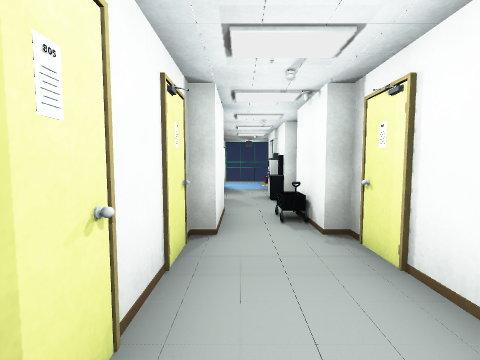
view 1 (above)

13 first-person views from a walk through a 3-D level made in the Unity game engine. The camera is 1.2 m above the floor, tilts 4° down and sees 90° across. The floor is counted in squares, 1 m on a side. Each view is taken from the middle of a square. On the plan, view 1 faces up. The plan holds only what a view shows up to about 12 squares ahead; the rest is blank. Door leaves are left out, so doorways stand open. Some surface patterns are stand-ins.

view 2
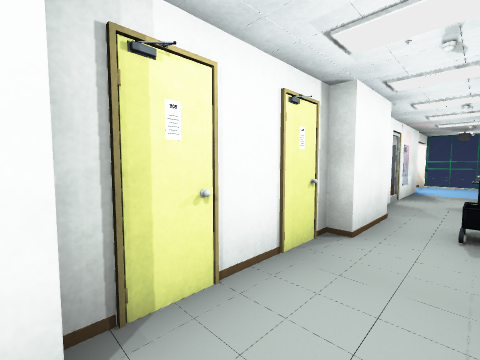

view 3
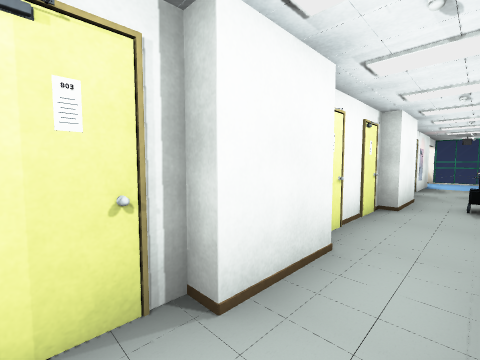

view 4
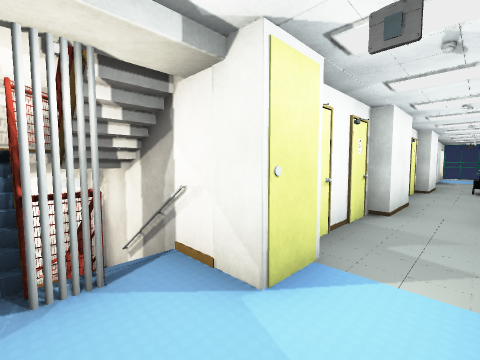

view 5
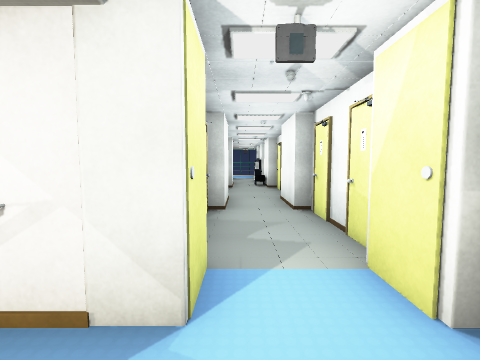

view 6
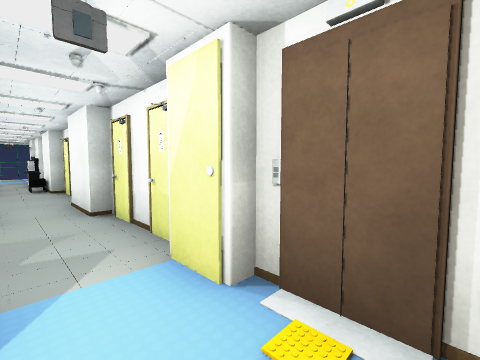

view 7
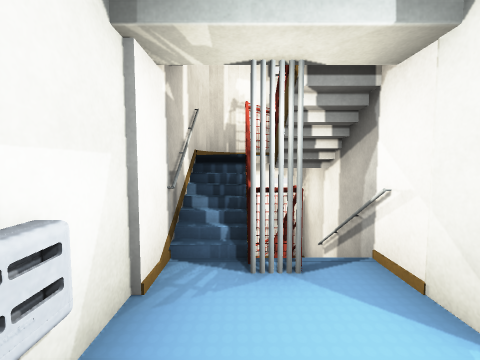

view 8
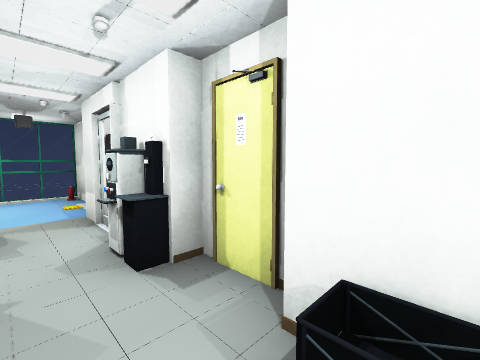

view 9
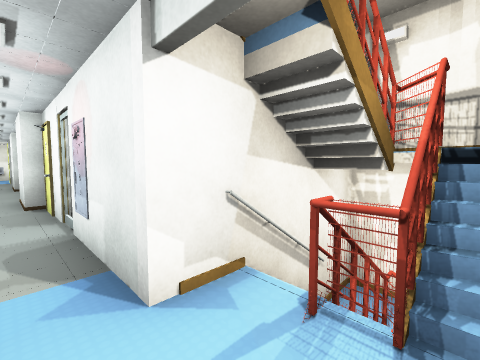

view 10
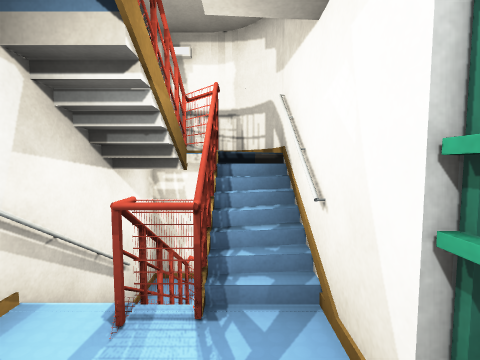

view 11
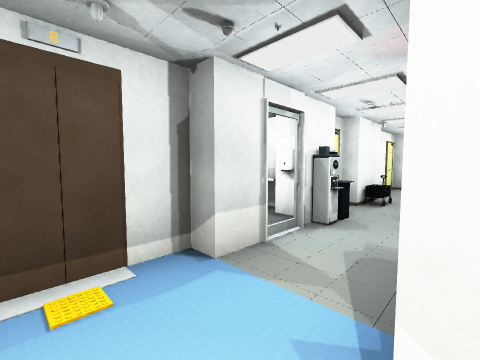

view 12
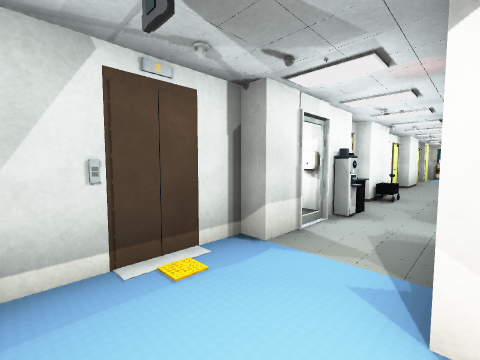

view 13
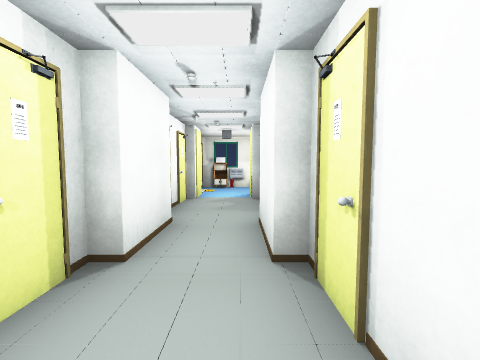

### Floor plan
Ten units are one square. View 1 is at (0, 0); x grows to the right and y downward. Boxes are objects, and circles mark ways between rooms. Rooms are numbered by the first view taken in them; rooms with no view inside come last. Other rooms are left out.
<svg viewBox="-50 -152 73 252">
<path fill="none" stroke="#000" d="M-7 22 -9 28M14 18 14 -2M-4 51 -4 63 -45 63M18 52 18 18M14 63 14 52M18 -2 18 -39M-36 62 -36 74M18 81 18 63M14 -39 14 -60M-39 90 -4 90M-4 -60 -4 -39 -8 -39 -8 -2 -4 -2 -4 18 -8 18 -8 44M-17 63 -25 65M-33 80 -39 90M10 -48 10 -55M-40 -131 -36 -131 -36 -120M18 -115 18 -147 -41 -147M-45 -121 -8 -121 -8 -90M14 -96 14 -112M-16 -136 -16 -130M-19 -136 -19 -126M-19 -147 -28 -145M-33 -123 -23 -121M-33 -120 -24 -122M-8 -82 -8 -62M14 -75 14 -95M14 -81 10 -81 10 -86M18 -60 18 -75 10 -75M10 -75 10 -80"/>
<rect x="-35" y="75" width="10" height="10" fill="#bbb"><title>other object</title></rect>
<rect x="-35" y="65" width="10" height="10" fill="#bbb"><title>other object</title></rect>
<rect x="-25" y="75" width="10" height="10" fill="#bbb"><title>other object</title></rect>
<rect x="-5" y="85" width="10" height="10" fill="#bbb"><title>other object</title></rect>
<rect x="-35" y="-135" width="10" height="10" fill="#bbb"><title>other object</title></rect>
<rect x="-35" y="-145" width="10" height="10" fill="#bbb"><title>other object</title></rect>
<circle cx="0" cy="-50" r="3" fill="#2a7"/>
<text x="0" y="30">1</text>
<text x="-10" y="-130">2</text>
<text x="0" y="-70">3</text>
</svg>
Room 1 opens to room 3.

Where each view was taken, in squares from view 1:
view 1: 0 up, 0 right, facing up
view 2: 0 up, 1 right, facing up-left
view 3: 3 down, 1 right, facing up-left
view 4: 8 down, 1 right, facing up-left
view 5: 8 down, 0 right, facing up
view 6: 8 down, 0 right, facing up-right
view 7: 8 down, 1 right, facing left
view 8: 5 up, 0 right, facing up-right
view 9: 14 up, 0 right, facing down-left
view 10: 14 up, 0 right, facing left
view 11: 13 up, 1 left, facing down-right
view 12: 14 up, 1 left, facing down-right
view 13: 3 up, 0 right, facing down
